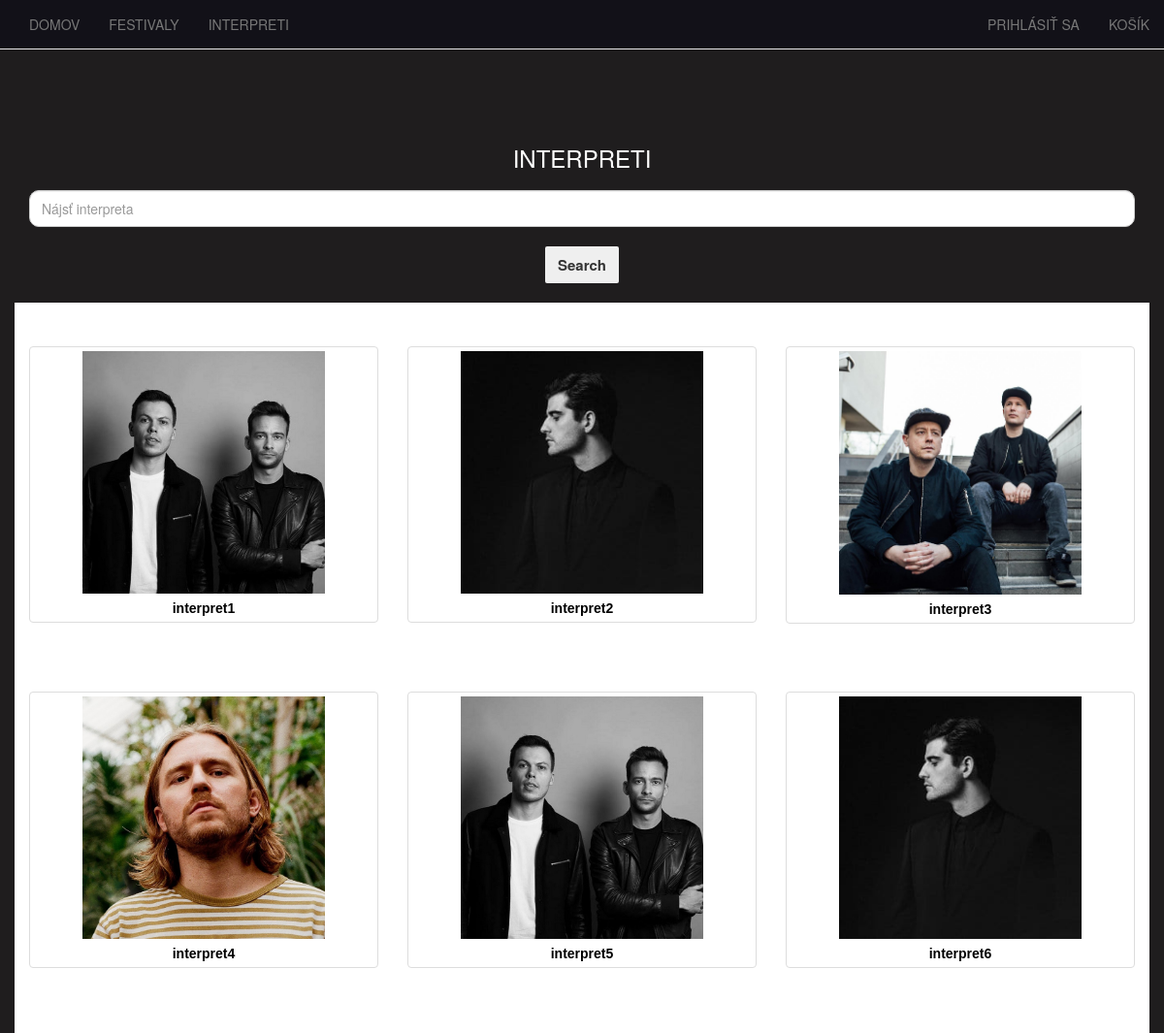
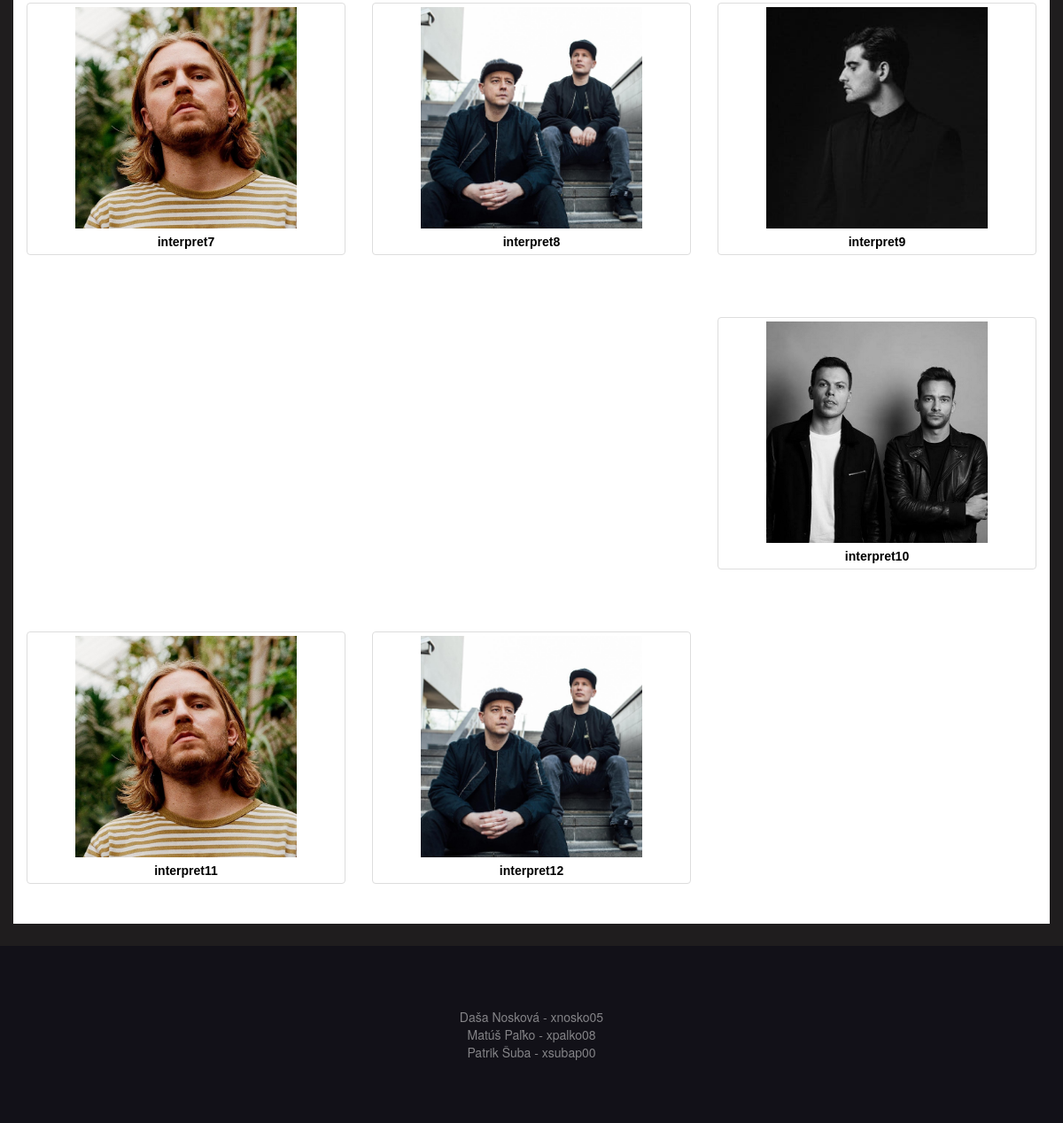
Screenshot of /artists.php with the database file from the repository (2 pictures, top to bottom).
### tables this page shows
CREATE TABLE Interpret(
	interpret_ID 		INT				NOT NULL AUTO_INCREMENT,
    nazov				VARCHAR(50)  	NOT NULL,
    hodnotenie			DECIMAL(2,1)	DEFAULT NULL,
    logo				VARCHAR(200)    DEFAULT NULL,
    PRIMARY KEY(interpret_ID)
);

### classInterpret.php (called while the page is built, shortened)
<?php
class Interpret{
	private $interpretID;
    function getAllInterpret($pdo){
        $idSelect = $pdo->prepare("SELECT interpret_ID FROM Interpret");
        $idSelect->execute();
        $results = $idSelect->fetchAll();
        foreach ($results as $row) {
            $object = new Interpret();
            if ($object->initExistingInterpret($pdo, $row[0]) == -1) {
                echo "nenasli sme v datbazke dany row<br>";
            }
            $array[] = $object;
        }
        return $array;
    }
    function initExistingInterpret($pdo, $id){
    	$idSelect = $pdo->prepare("SELECT interpret_ID FROM Interpret WHERE interpret_ID = ?");
    	$idSelect->execute([$id]);
    	if($idSelect->rowCount() == 1){
    		$this->interpretID = $idSelect->fetchColumn();
    		return 0;
    	}else{
    		return -1;
    	}
    }
    function getID(){
        return $this->interpretID;
    }
    function getNazov($pdo){
    	$select = $pdo->prepare("SELECT nazov FROM Interpret WHERE interpret_ID = ?");
    	$select->execute([$this->interpretID]);
    	return $select->fetchColumn();
    }
    function getLogo($pdo){
        $select = $pdo->prepare("SELECT logo FROM Interpret WHERE interpret_ID = ?");
        $select->execute([$this->interpretID]);
        return $select->fetchColumn();
    }
}
?>

### controller.php (the view, shortened to what this page needs)
<?php
require_once "classInterpret.php";
function make_interprets_festivals($array, $pdo,$search){
    if ($array[0] != NULL) {
        foreach ($array as $obj) {
            if ($search != NULL) {
                if (strstr($obj->getNazov($pdo), $search) != FALSE) {
                    if (get_class($obj) == Interpret::class)
                        make_Interpret($obj, $pdo);
                    else if (get_class($obj) == Festival::class)
                        make_festival($obj,$pdo);
                }
            }
            else{
                if (get_class($obj) == Interpret::class)
                    make_Interpret($obj, $pdo);
                else if (get_class($obj) == Festival::class)
                    make_festival($obj,$pdo);
            }
        }
    }
}
    ?>
    <?php
function make_Interpret($interpret, $pdo){
    echo '<div class="col-sm-4">
                    <a href="interpret_page.php?id='.$interpret->getID().'">
                    <div class="thumbnail">
					<img src="'.$interpret->getLogo($pdo).'" alt="'.$interpret->getNazov($pdo).'">
					<div class="text-center" style="margin-top:5px"><strong>'.$interpret->getNazov($pdo).'</strong></div>
					</div>
					</a>
                </div>';
}
?>

### common.php (shortened to what this page needs)
<?php
	function make_head(){
    ?>
        <!DOCTYPE html>
        <html lang="sk-SK">
        <head>
			<link rel="stylesheet" href="https://maxcdn.bootstrapcdn.com/bootstrap/3.4.1/css/bootstrap.min.css">
			<link rel="stylesheet" href="view/css/styling.css">
		</head>
        <?php
    }
	function make_header()
	{
        make_head();
	?>
		<body>
		<div id="page-container">
          <div id="content-wrap">
  		<header>
		<nav class="navbar navbar-default navbar-fixed-top">
			<div class="container-fluid">
				<ul class="nav navbar-nav navbar-left">
					<li><a href="index.php">DOMOV</a></li>
					<li><a href="festivals.php">FESTIVALY</a></li>
					<li><a href="artists.php">INTERPRETI</a></li>
				</ul>
				<ul class="nav navbar-nav navbar-right">
					<li> <?php
						  if (isset($_SESSION['user'])) {
							echo '<a href="profile.php">ÚČET</a></li>';
						} else echo '<a href="signin.php">PRIHLÁSIŤ SA</a></li>';?>
					<li><a href="cart.php">KOŠÍK</a></li>
				</ul>
			</div>
		</nav>
		</header>
	<?php
	}
	function make_footer()
	{
	?>
	    </div>
		<footer class="text-center">
           <p>Daša Nosková - xnosko05<br/>Matúš Paľko - xpalko08<br/>Patrik Šuba - xsubap00</p>
		</footer>
		</div>
      </body>
    </html>
	<?php
	}
	?>

### artists.php (shortened to what this page needs)
<?php
require "common.php";
require_once "classInterpret.php";
require_once "connect_db.php";
require_once "controller.php";
$pdo = connect_db();
$interpret = new Interpret();
$interpretArray = $interpret->getAllInterpret($pdo);
make_header();
$search = $_GET['search'];
?>
<body>
     <div class="bg-1">
		<div class="container">
			<h3 class="text-center" style="margin-top:150px; color:white; position:relative">INTERPRETI</h3>
            <form action="artists.php" method="GET">
			<input type="text" name="search" class="form-control form-rounded" placeholder="Nájsť interpreta">
            <center><input id="submit" type="submit" value="Search" class="btn btn-secondary"></center>
            </form>
            <br>
            <div class="row" style="margin-bottom: 25px;">
                <br>
                <?php
                make_interprets_festivals($interpretArray,$pdo,$search);
                ?>
            </div>
        </div>
    </div>
</body>
<?php
	make_footer();
?>

### view/css/styling.css (style rules this page uses)
.container-fluid { background-color: rgb(18, 17, 24); color: whitesmoke; }
footer { background-color: rgb(18, 17, 24);; color: rgba(245, 245, 245,0.5); height: 200px; padding: 70px 0; clear: both; position: relative; bottom:0px; width: 100%; margin-top: 0px; }
.form-control, .btn { min-height: 38px; border-radius: 2px; }
.btn { font-size: 15px; font-weight: bold; }
.row { background-color: white; }
.thumbnail { font-family: Arial, Helvetica, sans-serif; }
.bg-1 { background-color: rgb(31, 29, 30); }
a { text-decoration: none; color:black; }
.form-rounded { border-radius: 1rem; margin-bottom: 20px; margin-top:20px; }
.col-sm-4 { margin-bottom: 25px; margin-top:25px }

### artists.php (style rules this page uses)
img { width: 250px; height: 250px; }

### rows the page displays
interpret: interpret_ID+logo (picture), $interpret->getNazov($pdo) "interpret1"
interpret: interpret_ID+logo (picture), $interpret->getNazov($pdo) "interpret2"
interpret: interpret_ID+logo (picture), $interpret->getNazov($pdo) "interpret3"
interpret: interpret_ID+logo (picture), $interpret->getNazov($pdo) "interpret4"
interpret: interpret_ID+logo (picture), $interpret->getNazov($pdo) "interpret5"
interpret: interpret_ID+logo (picture), $interpret->getNazov($pdo) "interpret6"
interpret: interpret_ID+logo (picture), $interpret->getNazov($pdo) "interpret7"
interpret: interpret_ID+logo (picture), $interpret->getNazov($pdo) "interpret8"
interpret: interpret_ID+logo (picture), $interpret->getNazov($pdo) "interpret9"
interpret: interpret_ID+logo (picture), $interpret->getNazov($pdo) "interpret10"
interpret: interpret_ID+logo (picture), $interpret->getNazov($pdo) "interpret11"
interpret: interpret_ID+logo (picture), $interpret->getNazov($pdo) "interpret12"
